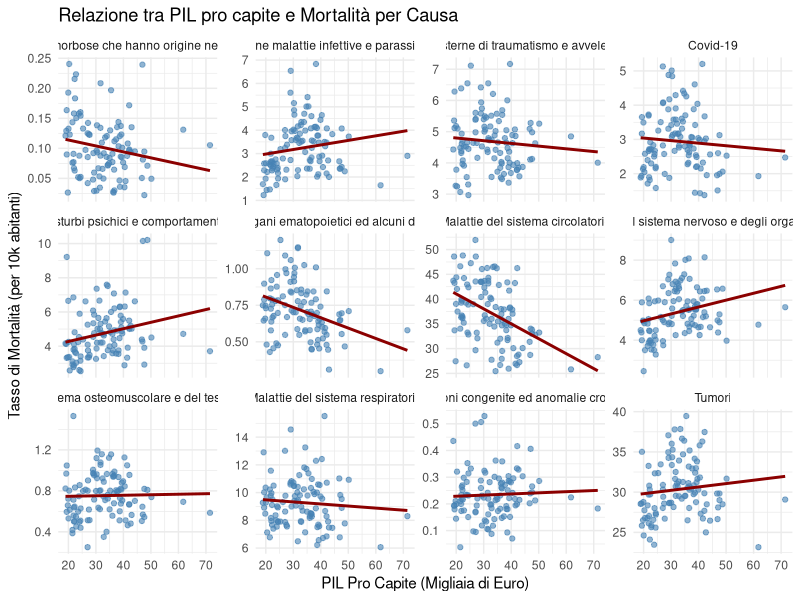
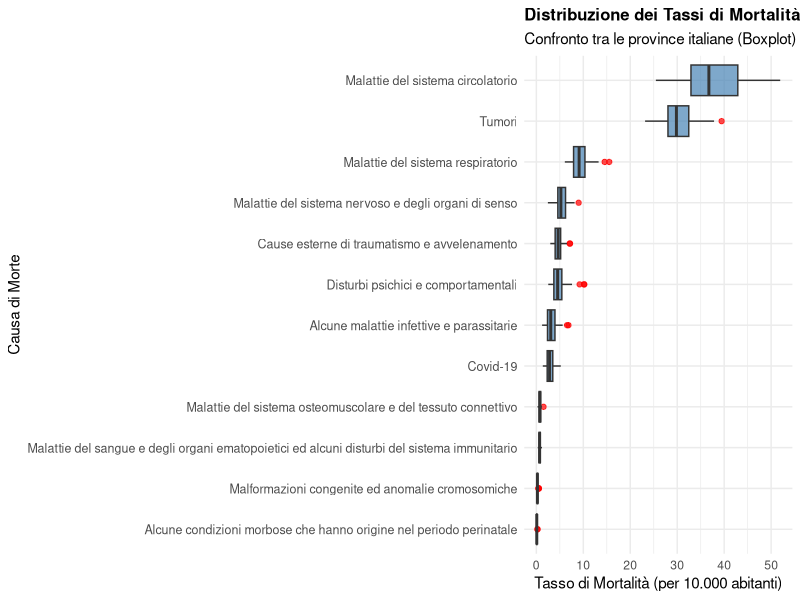
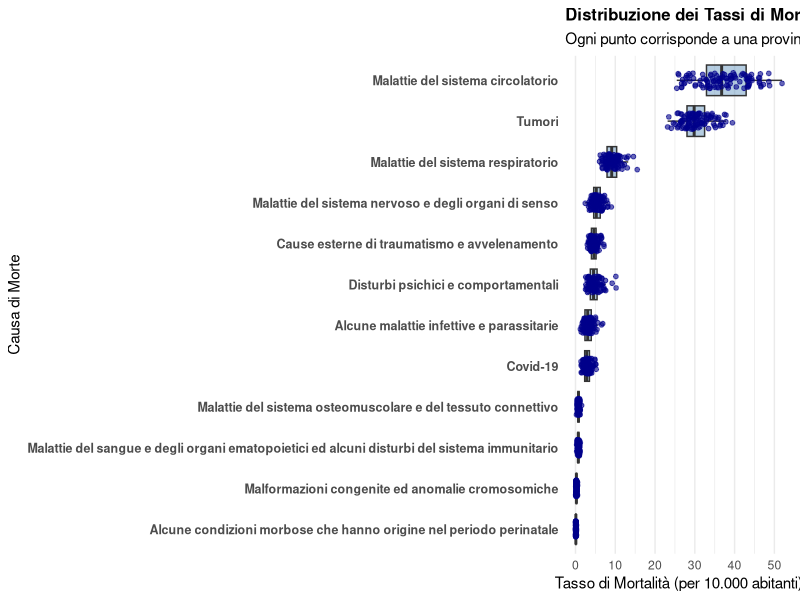

Here is the R script that generated these plots, in order:
library(tidyverse)
library(broom)

# 1. Caricamento dati e riscalamento del PIL
# Moltiplichiamo per 1000 in modo che 1 unità = 1.000 Euro, 
# rendendo i coefficienti di regressione facili da interpretare.
df <- read_csv("dati_per_analisi.csv") %>%
  mutate(pil_pro_capite = pil_pro_capite * 1000)

View(df)

# 2. Esplorazione Visiva (Scatterplot multipannello)
ggplot(df, aes(x = pil_pro_capite, y = `tasso_mortalita (10k abitanti)`)) +
  geom_point(alpha = 0.6, color = "steelblue") +
  geom_smooth(method = "lm", color = "darkred", se = FALSE) + # Aggiunge la linea di tendenza lineare
  facet_wrap(~ causa_iniziale_di_morte_european_short_list, scales = "free_y") +
  theme_minimal() +
  labs(
    title = "Relazione tra PIL pro capite e Mortalità per Causa",
    x = "PIL Pro Capite (Migliaia di Euro)",
    y = "Tasso di Mortalità (per 10k abitanti)"
  )

# 3. Calcolo della correlazione
correlazioni <- df %>%
  group_by(causa_iniziale_di_morte_european_short_list) %>%
  summarise(
    # Usiamo Spearman perché i test preliminari indicano che i tassi di 
    # mortalità per alcune cause non sono distribuiti in modo perfettamente normale
    correlazione = cor(pil_pro_capite, `tasso_mortalita (10k abitanti)`, method = "spearman")
  ) %>%
  arrange(correlazione)

print(correlazioni)

# 4. Regressione lineare per ogni macromalattia
risultati_regressione <- df %>%
  group_by(causa_iniziale_di_morte_european_short_list) %>%
  # Modello lineare: Mortalità in funzione del PIL pro capite
  do(tidy(lm(`tasso_mortalita (10k abitanti)` ~ pil_pro_capite, data = .))) %>%
  filter(term != "(Intercept)") %>% # Filtriamo l'intercetta, ci interessa solo l'effetto del PIL
  select(causa_iniziale_di_morte_european_short_list, estimate, p.value) %>%
  mutate(
    # Creiamo una colonna per leggere al volo la significatività
    significativo = ifelse(p.value < 0.05, "Sì", "No") 
  ) %>%
  arrange(estimate)

print(risultati_regressione)


#boxplot delle malattie

# Caricamento delle librerie
library(tidyverse)

# 1. Caricamento dei dati
dati <- read_csv("dati_per_analisi.csv")

# 2. Calcolo della statistica descrittiva per ciascuna malattia
tabella_statistiche <- dati %>%
  group_by(causa_iniziale_di_morte_european_short_list) %>%
  summarise(
    Media = mean(`tasso_mortalita (10k abitanti)`, na.rm = TRUE),
    Mediana = median(`tasso_mortalita (10k abitanti)`, na.rm = TRUE),
    Dev_Standard = sd(`tasso_mortalita (10k abitanti)`, na.rm = TRUE),
    Varianza = var(`tasso_mortalita (10k abitanti)`, na.rm = TRUE)
  ) %>%
  arrange(desc(Media))

# Stampa la tabella riassuntiva in console
print(tabella_statistiche)


# 3. Creazione del Boxplot (con le cause ordinate per media decrescente)
ggplot(dati, aes(x = reorder(causa_iniziale_di_morte_european_short_list, `tasso_mortalita (10k abitanti)`, FUN = median), 
                 y = `tasso_mortalita (10k abitanti)`)) +
  geom_boxplot(fill = "steelblue", alpha = 0.7, outlier.colour = "red", outlier.size = 1.5) +
  coord_flip() + # Gira il grafico in orizzontale per leggere i nomi delle malattie
  theme_minimal() +
  labs(
    title = "Distribuzione dei Tassi di Mortalità per Causa",
    subtitle = "Confronto tra le province italiane (Boxplot)",
    x = "Causa di Morte",
    y = "Tasso di Mortalità (per 10.000 abitanti)"
  ) +
  theme(
    axis.text.y = element_text(size = 9),
    plot.title = element_text(face = "bold", size = 12)
  )



library(tidyverse)

dati <- read_csv("dati_per_analisi.csv")

# Statistiche descrittive del tasso di mortalità per ciascuna causa
statistiche_mortalita <- dati %>%
  group_by(causa_iniziale_di_morte_european_short_list) %>%
  summarise(
    Media = mean(`tasso_mortalita (10k abitanti)`, na.rm = TRUE),
    Mediana = median(`tasso_mortalita (10k abitanti)`, na.rm = TRUE),
    Dev_Standard = sd(`tasso_mortalita (10k abitanti)`, na.rm = TRUE),
    Varianza = var(`tasso_mortalita (10k abitanti)`, na.rm = TRUE)
  ) %>%
  arrange(desc(Media))

print(statistiche_mortalita)

# 2. Creazione del grafico per la Statistica 
ggplot(dati, aes(x = reorder(causa_iniziale_di_morte_european_short_list, `tasso_mortalita (10k abitanti)`, FUN = median), 
                 y = `tasso_mortalita (10k abitanti)`)) +
  # Boxplot di fondo (mostra mediana e quartili)
  geom_boxplot(fill = "steelblue", alpha = 0.4, outlier.shape = NA) +
  # Punti reali di ciascuna delle 107 province sovrapposti
  geom_jitter(color = "darkblue", size = 1.3, width = 0.2, alpha = 0.6) +
  # Gira il grafico in orizzontale per leggere perfettamente i nomi delle malattie
  coord_flip() +
  theme_minimal() +
  labs(
    title = "Distribuzione dei Tassi di Mortalità per Causa",
    subtitle = "Ogni punto corrisponde a una provincia italiana (107 osservazioni)",
    x = "Causa di Morte",
    y = "Tasso di Mortalità (per 10.000 abitanti)"
  ) +
  theme(
    axis.text.y = element_text(size = 9, face = "bold"),
    plot.title = element_text(face = "bold", size = 12),
    panel.grid.major.y = element_blank()
  )
